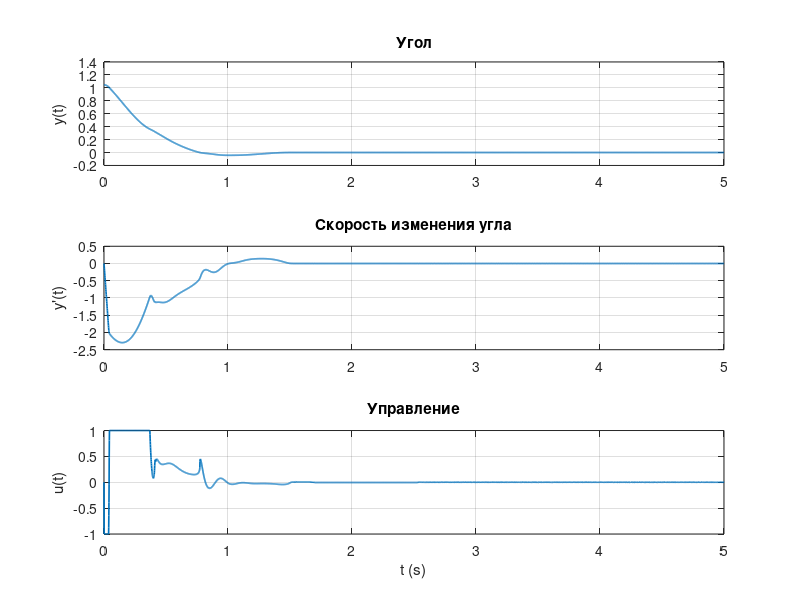
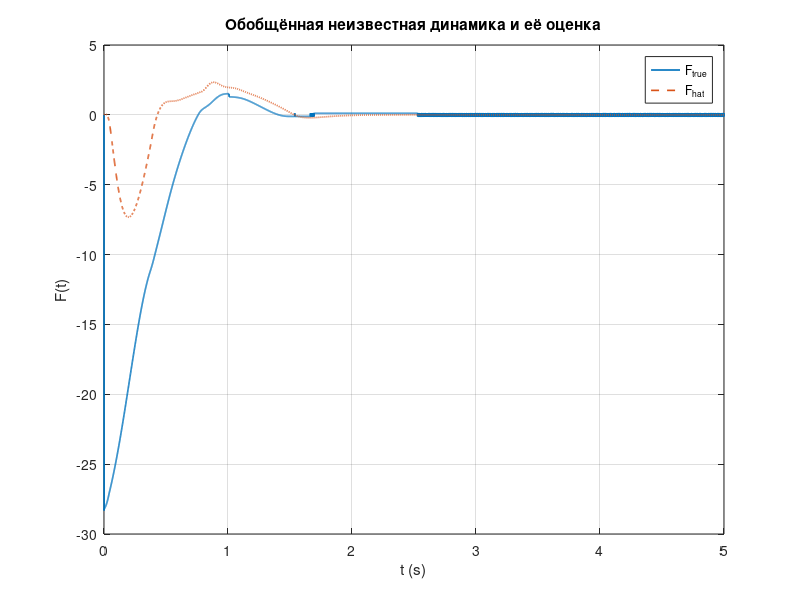
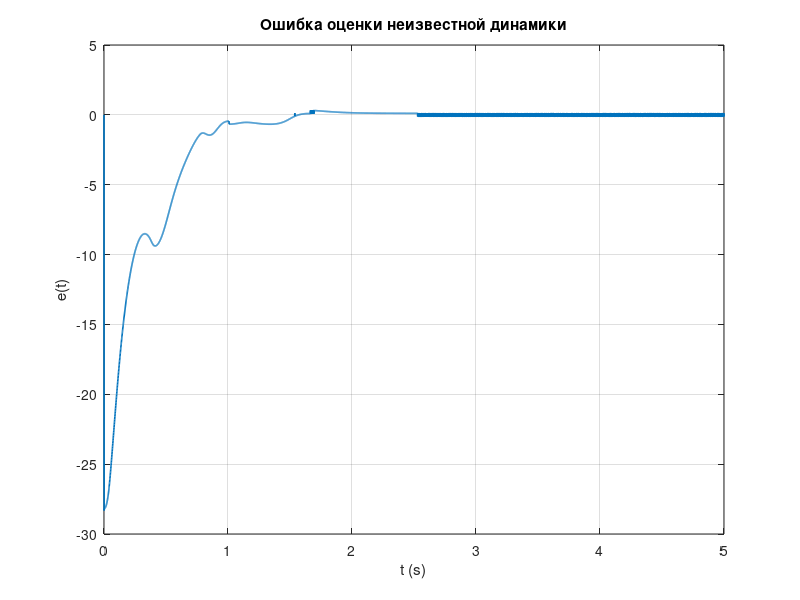
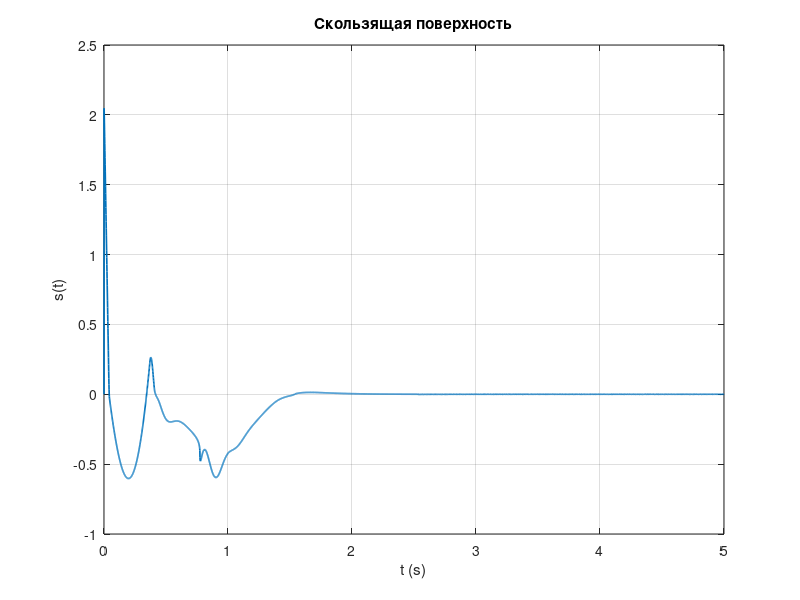

Write the MATLAB code that produced these figures, in order.
%% 1
clear; clc; close all;

m = 0.5;
l = 0.3;
g = 9.81;
b = 0.01;
c = 0.005;
I = m*l^2;

u_max = 1.0;

%% 2
lambda = 2.0;
k = 3.0;
rho = 0.5;
eps_s = 0.02;

%% 3
dt = 1e-3;
T_end = 5;
t = 0:dt:T_end;

%% 4
x = zeros(2,length(t));
x(:,1) = [pi/3; 0];

u_phys = zeros(size(t));
F_hat = zeros(size(t));

u_hist = zeros(size(t));

sat = @(v) max(-u_max,min(u_max,v));

%% 5
F_true_hist = zeros(size(t));
s_hist = zeros(size(t));
for k_step = 2:length(t)

    x1 = x(1,k_step-1);
    x2 = x(2,k_step-1);

    tau1 = 0.06;
    tau2 = 0.06;
    
    if k_step == 2
        y_prev  = x(1,1);
        yd_prev = x(2,1);
        yd_hat_prev = 0;
        ydd_hat_prev = 0;
    end
    
    a1 = (2*tau1 - dt)/(2*tau1 + dt);
    b1 = 2/(2*tau1 + dt);
    a2 = (2*tau2 - dt)/(2*tau2 + dt);
    b2 = 2/(2*tau2 + dt);
    
    yd_hat = a1*yd_hat_prev + b1*(x1 - y_prev);
    ydd_hat = a2*ydd_hat_prev + b2*(yd_hat - yd_prev);
    
    y_prev      = x1;
    yd_prev     = yd_hat;
    yd_hat_prev = yd_hat;
    ydd_hat_prev= ydd_hat;
    
    tauF  = 0.15;
    betaF = dt/(tauF+dt);
    if k_step == 2
        F_hat(k_step) = ydd_hat - u_hist(k_step-1);
    else
        F_raw = ydd_hat - u_hist(k_step-1);
        F_hat(k_step) = (1-betaF)*F_hat(k_step-1) + betaF*F_raw;
    end

    beta_s = (1 - rho) / 1;
    s = x2 + lambda * sign(x1) * abs(x1)^beta_s;
    s_hist(k_step) = s;

    u = -F_hat(k_step) - k*abs(s)^rho*tanh(s/eps_s);

    u_phys(k_step) = sat(u);
    u_hist(k_step) = u_phys(k_step);

    F_true_hist(k_step) = -(g/l)*sin(x1) - (b/I)*x2 - (c/I)*sign(x2);
    ddy = F_true_hist(k_step) + u_phys(k_step)/I;

    x(:,k_step) = x(:,k_step-1) + dt*[x2; ddy];
end

%% 6
figure;
subplot(3,1,1);
plot(t,x(1,:),'LineWidth',1.2);
grid on;
ylabel('y(t)');
title('Угол');

subplot(3,1,2);
plot(t,x(2,:),'LineWidth',1.2);
grid on;
ylabel('y''(t)');
title('Скорость изменения угла');

subplot(3,1,3);
plot(t,u_phys,'LineWidth',1.2);
grid on;
ylabel('u(t)');
xlabel('t (s)');
title('Управление');

figure;
plot(t, F_true_hist, 'LineWidth', 1.2);
hold on;
plot(t, F_hat, '--', 'LineWidth', 1.2);
grid on;
xlabel('t (s)');
ylabel('F(t)');
legend('F_{true}', 'F_{hat}', 'Location', 'best');
title('Обобщённая неизвестная динамика и её оценка');

figure;
plot(t, F_true_hist-F_hat, 'LineWidth', 1.2);
grid on;
xlabel('t (s)');
ylabel('e(t)');
title('Ошибка оценки неизвестной динамики');

figure;
plot(t, s_hist, 'LineWidth', 1.2);
grid on;
xlabel('t (s)');
ylabel('s(t)');
title('Скользящая поверхность');

figure;
semilogy(t, abs(s_hist), 'LineWidth', 1.2);
grid on;
xlabel('t (s)');
ylabel('|s(t)|');
title('Скользящая поверхность (логарифмический масштаб)');

figure;
plot(t, abs(s_hist).^(1-rho))
grid on;
xlabel('t (s)');
ylabel('|s|^{1-p}(t)');
title('Power-law decay');
